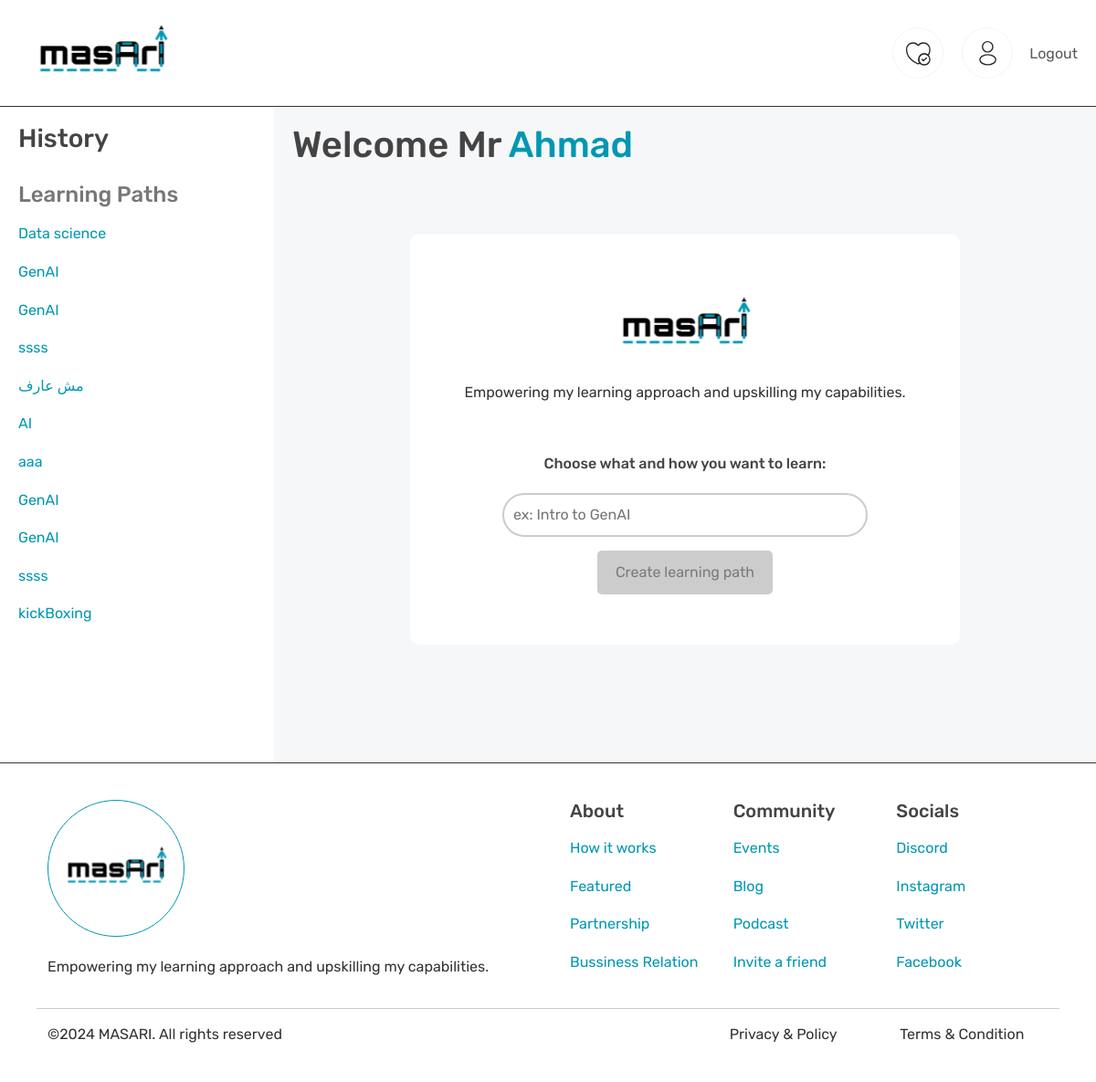
The app's page /dashboard (signed in) with its own data.
### app.py (models this page shows)
class LearningPaths(db.Model):
    id = db.Column(db.Integer, primary_key=True)
    title = db.Column(db.String(100), nullable=False)
    description = db.Column(db.Text, nullable=True)
    user_id = db.Column(db.Integer, db.ForeignKey('users.id'), nullable=False)

class Users(db.Model, UserMixin):
    id = db.Column(db.Integer, primary_key=True)
    username = db.Column(db.String(20), nullable=False, unique=True)
    password = db.Column(db.String(80), nullable=False)
    name = db.Column(db.String(100), nullable=False)
    birthdate = db.Column(db.Date)
    learning_paths = db.relationship('LearningPaths', backref='user', lazy=True)
    courses = db.relationship('Courses', backref='user', lazy=True)

### app.py (the view)
@app.route('/dashboard', methods=['GET', 'POST'])
@login_required
def dashboard():
    learning_paths = current_user.learning_paths
    return render_template('dashboard.html', name=current_user.name, learning_paths=learning_paths)

### app.py (called while the page is built)
@login_manager.user_loader
def load_user(user_id):
    return Users.query.get(int(user_id))

@app.context_processor
def inject_user_id():
    if current_user.is_authenticated:
        return {'userId': current_user.id}
    else:
        return {'userId': None}

### templates/dashboard.html (shortened to what this page needs)
{% extends 'base.html' %}
{% block content %}
<link href="{{ url_for('static', filename='css/dashboard.css') }}" rel="stylesheet">
    <aside class="sidebar">
        <h3>History</h3>
        <h4 class="sd-header">Learning Paths</h4>
        {% if learning_paths %}
            {% for path in learning_paths %}
                <p>
                    <a href="{{ url_for('learningpath', path_id=path.id) }}">{{ path.title }}</a>
                </p>
            {% endfor %}
        {% else %}
            <p>No learning paths available.</p>
        {% endif %}
    </aside>
    <div class="main-content">
        <h1>Welcome Mr <span style="color: #0097b2;">{{ name }}</span></h1>
        <div class="qa-card-holder">
            <div class="qa-card">
                <div class="qa-generate-header">
                    <div>
                        <img src="{{ url_for('static', filename='images/logo.svg') }}">
                    </div>
                    <p>Empowering my learning approach and upskilling my capabilities.</p>
                </div>
                <div class="qa-generate-container">
                    <h6>Choose what and how you want to learn:</h6>
                    <div class="input-wrapper">
                        <input type="text" class="styled-input" id="searchInput" placeholder="ex: Intro to GenAI">
                    </div>
                    <div class="buttons">
                        <button class="styled-button" id="pathButton" disabled>Create learning path</button>
                    </div>
                </div>
            </div>
        </div>
    </div>
{% endblock %}

### templates/base.html (shortened to what this page needs)
<!DOCTYPE html>
<html lang="en">
<head>
    <link rel="stylesheet" href="https://cdn.jsdelivr.net/npm/sweetalert2@10/dist/sweetalert2.min.css">
    <link href="https://cdn.jsdelivr.net/npm/bootstrap@5.3.0/dist/css/bootstrap.min.css" rel="stylesheet">
    <link href="{{ url_for('static', filename='css/general.css') }}" rel="stylesheet">
    <link rel="stylesheet" href="https://cdnjs.cloudflare.com/ajax/libs/font-awesome/6.0.0-beta3/css/all.min.css">
</head>
<body>
    {% include 'navbar.html' %}
    <main style="margin-top: 115px;">
        {% block content %}{% endblock %}
    </main>
    {% include 'footer.html' %}
</body>
</html>

### templates/navbar.html (shortened to what this page needs)
<nav class="navbar navbar-expand-lg" style="position: fixed; width: 100%; z-index: 1000; top: 0;">
    <div class="container-fluid">
        <a class="navbar-brand" href="{{url_for('dashboard')}}">
            <img src="{{ url_for('static', filename='images/logo.svg') }}" alt="Home">
        </a>
        <div class="collapse navbar-collapse" id="navbarNav">
            <ul class="navbar-nav ms-auto">
                <li class="nav-item">
                    <a class="nav-link" href="{{url_for('liked')}}" title="Liked">
                        </a>
                </li>
                <li class="nav-item">
                    <a class="nav-link" href="{{url_for('profile')}}" title="Profile">
                        </a>
                </li>
                <li class="nav-item">
                    <a class="nav-link logout-button" href="{{url_for('logout')}}"><p>Logout</p></a>
                </li>
            </ul>
        </div>
    </div>
</nav>

### templates/footer.html
<footer class="footer">
    <div class="row">
        <div class="col-lg-6">
            <div class="logo-footer">
                <img src="{{ url_for('static', filename='images/logo_footer.svg') }}" alt="logo">
            </div>
            <p class="logo-footer-desc">Empowering my learning approach and upskilling my capabilities.</p>
        </div>
        <div class="col-lg-6">
            <div class="row footer-lists">
                <div class="col-lg-4">
                    <h5>About</h5>
                    <p><a href="#">How it works</a></p>
                    <p><a href="#">Featured</a></p>
                    <p><a href="#">Partnership</a></p>
                    <p><a href="#">Bussiness Relation</a></p>
                </div>
                <div class="col-lg-4">
                    <h5>Community</h5>
                    <p><a href="#">Events</a></p>
                    <p><a href="#">Blog</a></p>
                    <p><a href="#">Podcast</a></p>
                    <p><a href="#">Invite a friend</a></p>
                </div>
                <div class="col-lg-4">
                    <h5>Socials</h5>
                    <p><a href="#">Discord</a></p>
                    <p><a href="#">Instagram</a></p>
                    <p><a href="#">Twitter</a></p>
                    <p><a href="#">Facebook</a></p>
                </div>
            </div>
        </div>
    </div>
    <hr>
    <div class="row">
        <div class="col-lg-8">
            ©2024 MASARI. All rights reserved
        </div>
        <div class="col-lg-2">
            Privacy & Policy
        </div>
        <div class="col-lg-2">
            Terms & Condition
        </div>
    </div>
</footer>

### static/css/general.css (style rules this page uses)
body, html { margin: 0; padding: 0; box-sizing: border-box; }
body { font-family: "Rubik", sans-serif; font-optical-sizing: auto; font-style: normal; font-size: 16px; color: #333; }
main { min-height: 90vh; display: flex; flex-direction: row; }
.row { margin: 0 !important; }
.sidebar { flex: 0 0 auto; padding: 20px; width: 25%; }
.main-content { position: relative; flex: 1; background-color: #f6f7f9; padding: 20px; }
h1, h2, h3, h4, h5, h6 { font-family: 'Rubik', sans-serif; font-weight: 500; color: #444; }
p { line-height: 1.6; margin: 16px 0; }
a { color: #0097b2; text-decoration: none; transition: color 0.3s ease; }
nav { background-color: #fff !important; border-bottom: 1.5px solid #333; }
.navbar-nav { align-items: flex-end !important; }
.nav-item .nav-link svg { border: 2px solid transparent; border-radius: 50%; transition: border-color 0.3s ease; }
.logout-button { text-decoration-color: transparent; transition: text-decoration-color, font-size 0.3s ease; }
footer { background-color: #fff !important; border-top: 1.5px solid #333; padding: 40px; }
.logo-footer-desc { margin-top: 20px; }
.sidebar .sd-header { margin-top: 30px; color: #777; }
.qa-card-holder { display: flex; justify-content: center; align-items: center; height: 100%; }

### static/css/dashboard.css (style rules this page uses)
.qa-card { width: 70%; height: 450px; background-color: #fff; border-radius: 10px; display: flex; flex-direction: column ; justify-content: center; align-items: center; gap: 40px; margin-bottom: 100px; }
.qa-generate-header { display: flex; flex-direction: column ; justify-content: center; align-items: center; }
.qa-generate-container { gap: 15px; display: flex; flex-direction: column ; justify-content: center; align-items: center; }
.qa-generate-container .buttons { display: flex; gap: 30px; }
.qa-generate-container .buttons button { min-width: 150px; padding: 12px 20px; border: none; border-radius: 5px; font-size: 16px; cursor: pointer; transition: background-color 0.3s ease; }
.qa-generate-container .buttons button:disabled { background-color: #ccc; cursor: not-allowed; color: #7a7a7a; }
.qa-generate-container .styled-input { width: 400px; padding: 10px; border: 2px solid #ccc; border-radius: 50px; font-size: 16px; transition: border-color 0.3s ease; }

### records on screen
LearningPaths: title "Data science"
LearningPaths: title "GenAI"
LearningPaths: title "GenAI"
LearningPaths: title "ssss"
LearningPaths: title "مش عارف"
LearningPaths: title "AI"
LearningPaths: title "aaa"
LearningPaths: title "GenAI"
LearningPaths: title "GenAI"
LearningPaths: title "ssss"
LearningPaths: title "kickBoxing"
Users: name "Ahmad"
